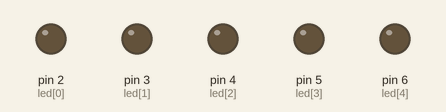
A sketch run on a simulated Arduino Uno, built with avr-gcc and run on an emulated ATmega328P. Parts: output pins drawn as LEDs (lit = HIGH).

Above: at 1.0 s.
At 2.5 s:
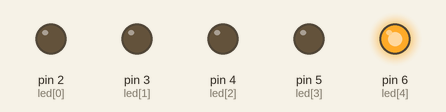
At 4.5 s:
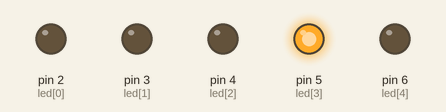
At 6.5 s:
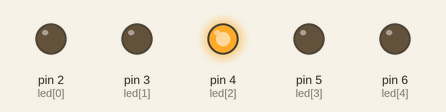
At 8.5 s:
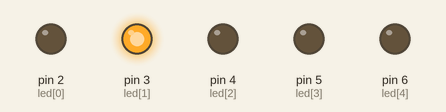
Timing chart, 0 to 13.0 s (numbered marks = the images above):
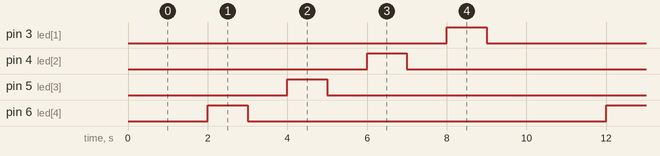

Measured:
- by itself, pin 3 (led[1]), pin 4 (led[2]), pin 5 (led[3]), pin 6 (led[4]): alternates HIGH for 1.0 s and LOW for 9.0 s
- by itself, everything shown: repeats every 10.0 s, in 8 steps

The sketch:

lab1.ino
```cpp
int led[] = {2, 3, 4, 5,6};

void setup() {

  for (int i = 0; i < 5; i++) {
    pinMode(led[i], OUTPUT);
  }
}

void loop() {

  for (int i = 5; i > 0; i--) {
    digitalWrite(led[i], HIGH);
    delay(1000);
    digitalWrite(led[i], LOW);
    delay(1000);
  }
}
```
